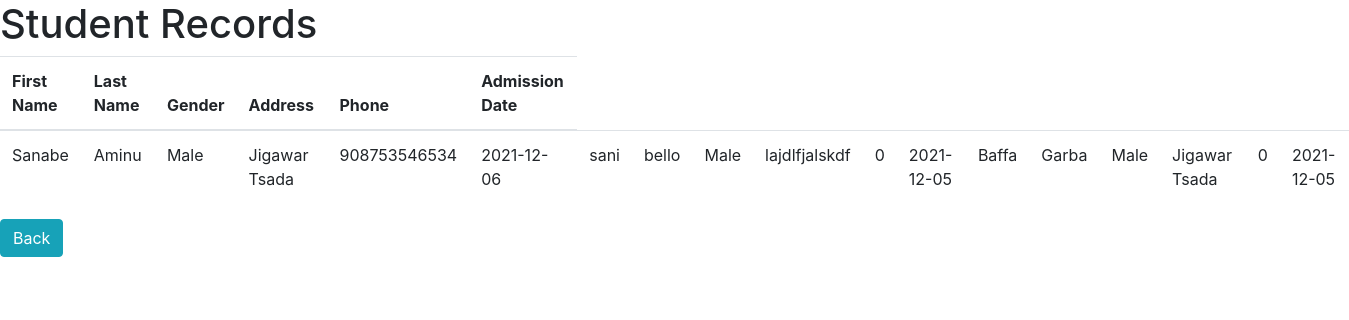
The app's page /display/ with its own data.
### blogapp/models.py (models this page shows, shortened)
class Student(models.Model):
    first_name = models.CharField(("Student First Name"), max_length=50)
    last_name = models.CharField(("Student Last Name"), max_length=50)
    age = models.DateField(("Date Of Birth"), auto_now=False, auto_now_add=False)
    gender = models.CharField(("Student Gender"), max_length=10)
    address = models.CharField(("Student Address"),max_length=100)
    phone = models.BigIntegerField(("Parent Phone number"))
    admission_date = models.DateTimeField(("Student admission Date Time"), auto_now=False, auto_now_add=True)
    class Meta:
        ordering = ['-admission_date']

### blogapp/views.py (the view)
# urls.py: path("display/", Display_allListView.as_view(), name="display_all"),
class Display_allListView(ListView):
    model = Student
    template_name = 'register/display_all.html'
    context_object_name = 'display_all'
    paginate_by  = 5

### blogapp/templates/register/display_all.html (shortened to what this page needs)
{% extends 'base.html' %}
{% block content %}
    <h1>Student Records</h1>
    <table class="table">
        <thead>
          <tr>
            <th scope="col">First Name</th>
            <th scope="col">Last Name</th>
            <th scope="col">Gender</th>
            <th scope="col">Address</th>
            <th scope="col">Phone</th>
            <th scope="col">Admission Date</th>
          </tr>
        </thead>
        <tbody>
          <tr>
            {% for student in display_all %}
                <td>{{ student.first_name}}</td>
                <td>{{ student.last_name }}</td>
                <td>{{ student.gender }}</td>
                <td>{{ student.address }}</td>
                <td>{{ student.phone }}</td>
                <td>{{ student.admission_date|date:"Y-m-d" }}</td>
            {% endfor %}
          </tr>
        </tbody>
      </table>
        <button id="btn" class="btn btn-info"><a href="{% url 'student_list'%}">Back</a></button>
{% endblock content %}

### blogapp/templates/base.html (shortened to what this page needs)
{% load static %}
<!DOCTYPE html>
<html lang="en">
<head>
    <link rel="stylesheet" href="{% static 'style/bootstrap.css'%}">
    <link rel="stylesheet" href="{% static 'style/style.css'%}">
</head>
<body>
    {% block content %}
    {% endblock content %}
</body>
</html>

### blogapp/static/style/style.css (style rules this page uses)
#btn a { color: white; text-decoration: none; }

### records on screen
Student: first_name "Sanabe", last_name "Aminu", gender "Male", address "Jigawar Tsada", phone "908753546534", admission_date "2021-12-06"
Student: first_name "sani", last_name "bello", gender "Male", address "lajdlfjalskdf", phone "0", admission_date "2021-12-05"
Student: first_name "Baffa", last_name "Garba", gender "Male", address "Jigawar Tsada", phone "0", admission_date "2021-12-05"
